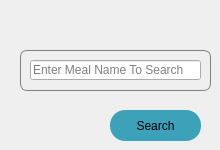
              <widget class="QWidget" name="page_13">
               <widget class="QLabel" name="label_61">
                <property name="geometry">
                 <rect>
                  <x>20</x>
                  <y>50</y>
                  <width>191</width>
                  <height>41</height>
                 </rect>
                </property>
                <property name="styleSheet">
                 <string notr="true">QLabel {
    border: 1px solid grey;
    border-radius: 7px;
    padding: 5px;
}</string>
                </property>
                <property name="text">
                 <string/>
                </property>
               </widget>
               <widget class="QLineEdit" name="searchL">
                <property name="geometry">
                 <rect>
                  <x>30</x>
                  <y>60</y>
                  <width>171</width>
                  <height>20</height>
                 </rect>
                </property>
                <property name="placeholderText">
                 <string>Enter Meal Name To Search</string>
                </property>
               </widget>
               <widget class="QPushButton" name="searchbtn">
                <property name="geometry">
                 <rect>
                  <x>110</x>
                  <y>110</y>
                  <width>91</width>
                  <height>31</height>
                 </rect>
                </property>
                <property name="styleSheet">
                 <string notr="true">background-color: qlineargradient(spread:pad, x1:0, y1:0, x2:1, y2:0, stop:0 rgb(60, 161, 185));
border-radius:15px;
</string>
                </property>
                <property name="text">
                 <string>Search</string>
                </property>
               </widget>
              </widget>
